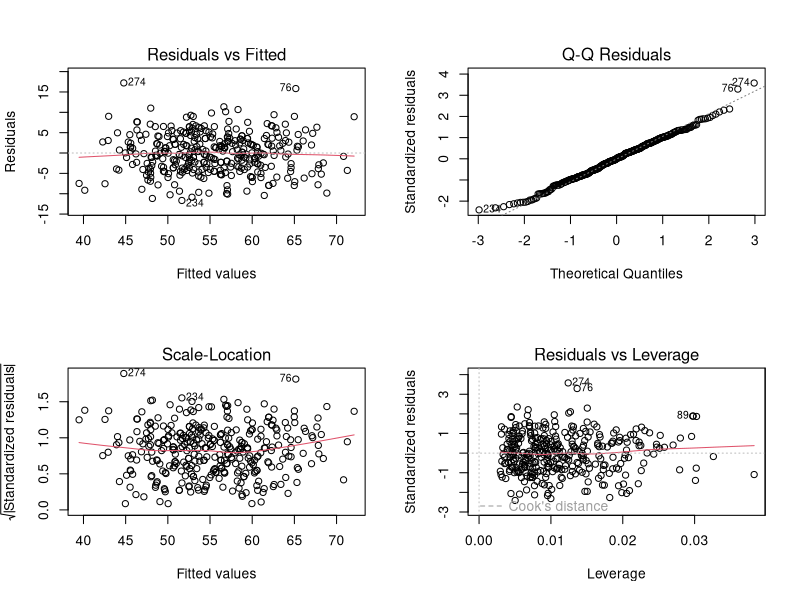
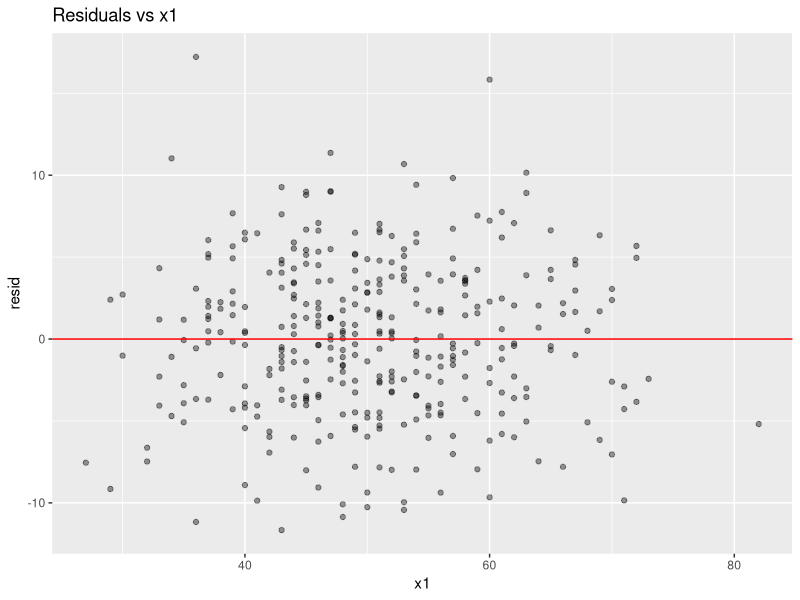
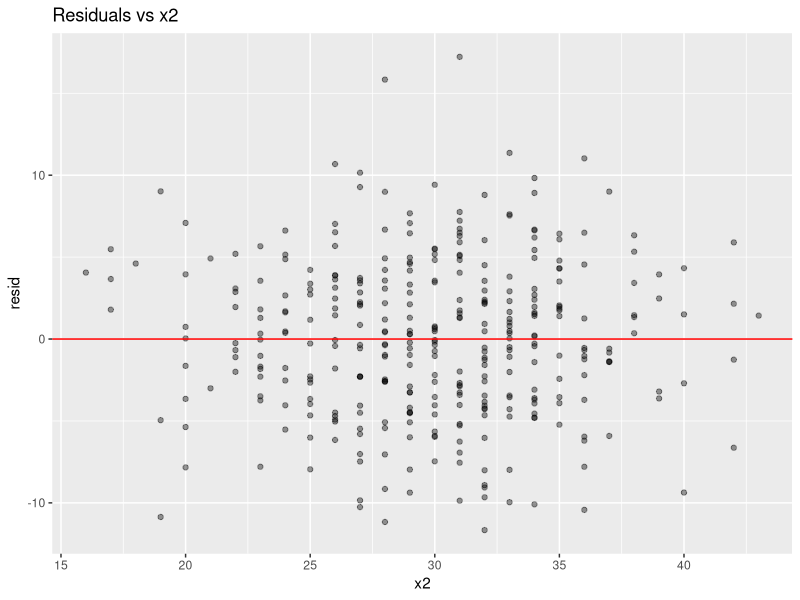
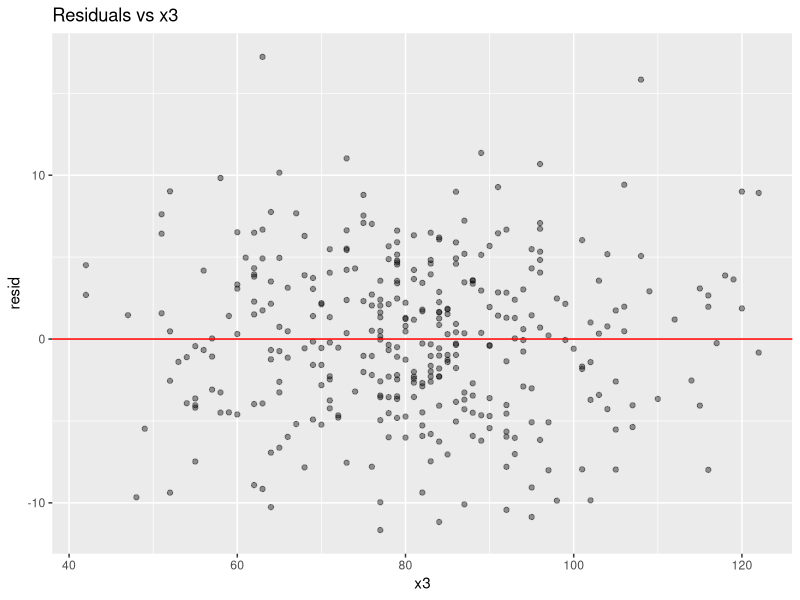

Write R code to recreate these figures, in order.
# ======= regression =========

# 1. Load the data and library
library(car)       # untuk VIF
# install.packages("lmtest") # jika pertama kali
library(lmtest)    # untuk Breusch-Pagan & Durbin-Watson
library(ggplot2)   # untuk plotting tambahan

ad_data <- read.csv(file = "data_kampanye.csv", header = TRUE, sep = ",")
# x1:	Anggaran Iklan Digital Perbulan, Total anggaran iklan yang dikeluarkan untuk kampanye (dalam juta rupiah)
# x2:	Jumlah Konten Dipublikasikan Perbulan, Jumlah total konten (post, video, artikel) yang dipublikasikan selama kampanye
# x3:	Skor Interaksi Audiens, Indeks engagement (like, share, comment, CTR) dari audiens terhadap konten
# y: Skor Efektivitas Kampanye, Skor gabungan yang mencerminkan performa kampanye (misal skala 0–100)

# 2. Ringkasan data
summary(ad_data)
head(ad_data, 10)

# 3. Fit model regresi linear berganda
model <- lm(y ~ x1 + x2 + x3, data = ad_data)

# 4. Uji Asumsi

# 4a.  Normalitas residual (Shapiro-Wilk)
# Memeriksa apakah residual model berdistribusi normal.
# p-value > 0.05 → gagal tolak H₀ → residual dianggap normal.
# W mendekati 1 menunjukkan distribusi residual sangat mendekati normal.
# Kesimpulan: Asumsi normalitas residual terpenuhi.
sw <- shapiro.test(residuals(model))
cat("Shapiro-Wilk W =", round(sw$statistic,4),
    ", p-value =", round(sw$p.value,4), "\n")

# 4b.  Homoskedastisitas (Breusch-Pagan)
# Memeriksa apakah varians residual konstan (homoskedastisitas).
# p-value > 0.05 → gagal tolak H₀ → tidak ada bukti heteroskedastisitas.
# Varians residual dianggap homogen di seluruh nilai prediksi.
# Kesimpulan: Asumsi homoskedastisitas terpenuhi.
bp <- bptest(model)
cat("Breusch-Pagan χ² =", round(bp$statistic,4),
    ", df =", bp$parameter,
    ", p-value =", round(bp$p.value,4), "\n")

# 4c.  Multikolinearitas (VIF)
# Memeriksa apakah variabel independen saling berkorelasi tinggi.
# VIF < 5 (atau < 10) → tidak ada multikolinearitas serius. –
# Nilai mendekati 1 menunjukkan variabel sangat independen satu sama lain.
# Kesimpulan: Tidak ada masalah multikolinearitas.
vifs <- vif(model)
print(data.frame(Variable = names(vifs), VIF = round(vifs,3)))

# 4d.  Autokorelasi residual (Durbin-Watson)
# Memeriksa apakah residual saling berkorelasi (terutama antar waktu).
# DW ≈ 2 → tidak ada autokorelasi. 
# p-value > 0.05 → gagal tolak H₀ → residual bebas autokorelasi.
# Kesimpulan: Asumsi bebas autokorelasi terpenuhi.
dw <- dwtest(model)
cat("Durbin-Watson =", round(dw$statistic,4),
    ", p-value =", round(dw$p.value,4), "\n")

# Plot diagnostik dasar
par(mfrow = c(2,2))
plot(model)

# Plot scatter X vs residual untuk cek linearitas (ada 4 macam grafik)
# Residuals vs Fitted → Cek pola non-linear: jika titik menyebar acak di sekitar garis horizontal, maka linearitas terpenuhi.
# Normal Q-Q → Cek normalitas residual: titik-titik harus mendekati garis diagonal.
# Scale-Location (Spread vs Fitted) → Cek homoskedastisitas: titik menyebar merata, bukan membentuk corong.
# Residuals vs Leverage → Cek pengaruh outlier: titik ekstrem bisa menunjukkan observasi berpengaruh tinggi.
resid <- residuals(model)

# jika titik menyebar acak → hubungan Y dan x1 cukup linear.
ggplot(ad_data, aes(x = x1, y = resid)) +
  geom_point(alpha=0.4) + geom_hline(yintercept=0, color="red") +
  ggtitle("Residuals vs x1")
ggplot(ad_data, aes(x = x2, y = resid)) +
  geom_point(alpha=0.4) + geom_hline(yintercept=0, color="red") +
  ggtitle("Residuals vs x2")
ggplot(ad_data, aes(x = x3, y = resid)) +
  geom_point(alpha=0.4) + geom_hline(yintercept=0, color="red") +
  ggtitle("Residuals vs x3")

# 5. Summary hasil regresi linear berganda
print(summary(model))
